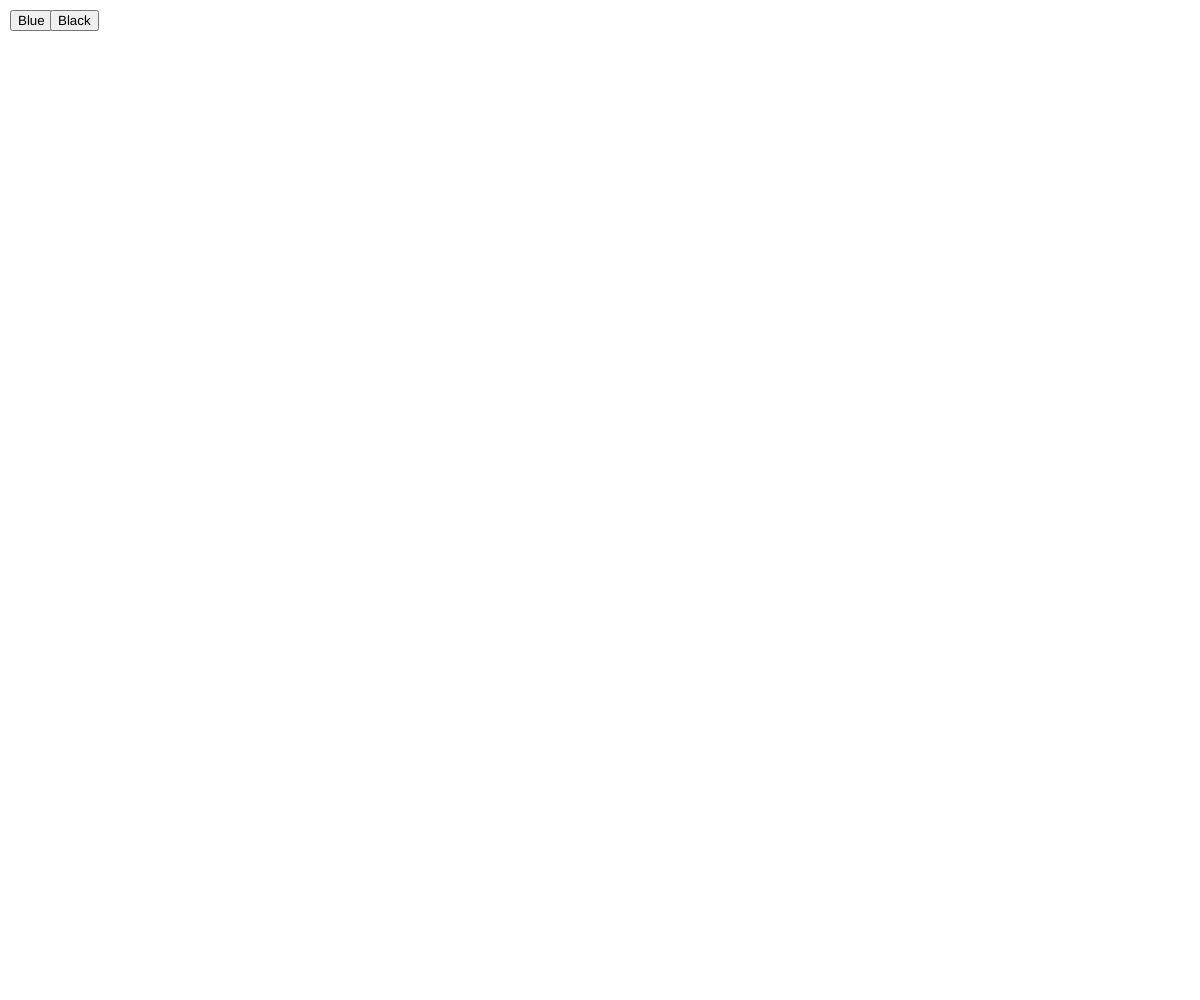
Frame 1 (no input)
Frame 60 (no input): identical to frame 1, image omitted
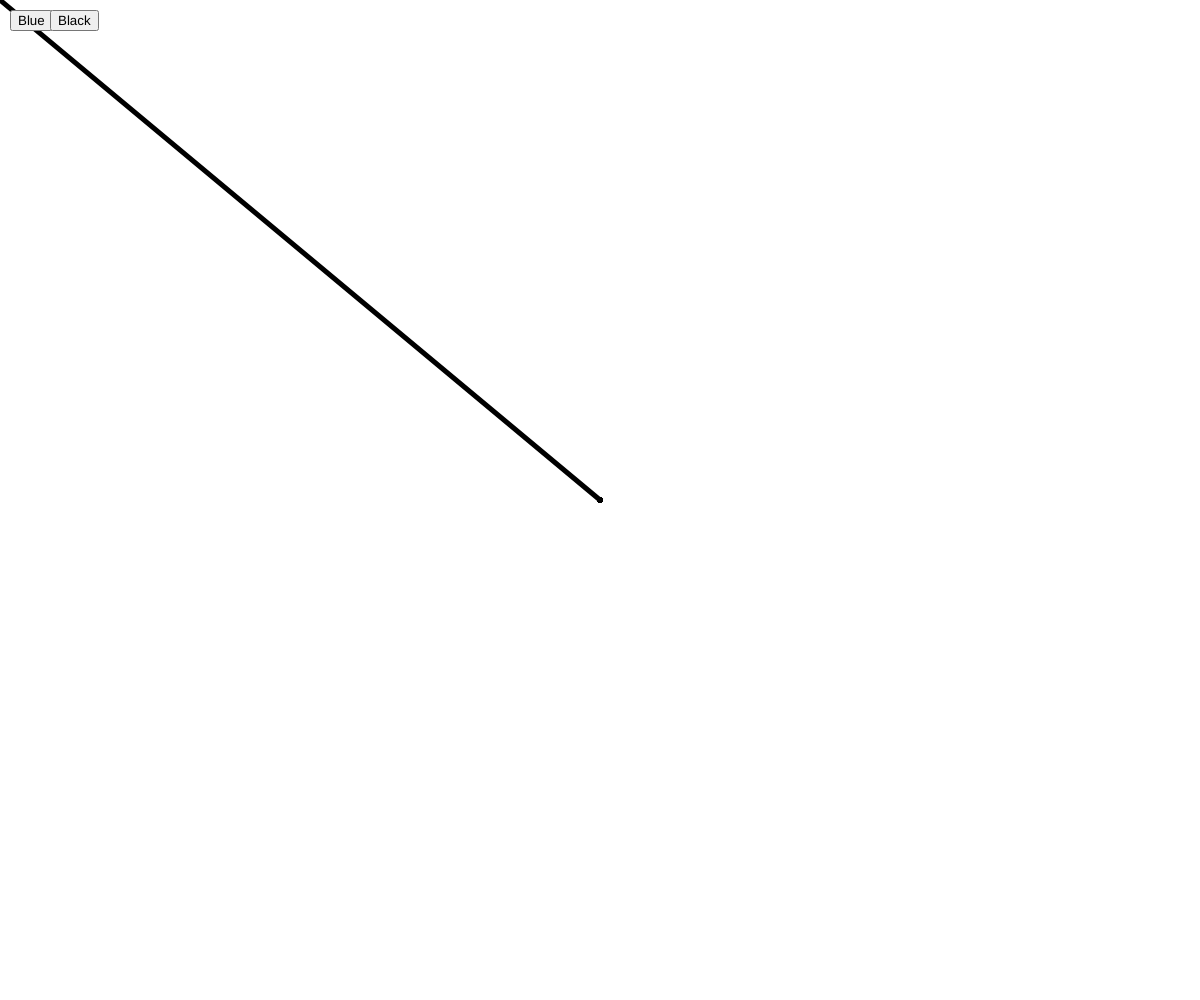
Frame 120 (the mouse pressed at the canvas centre since frame 60)

The p5.js sketch that drew these frames (run headless with seeded random() and noise() and a simulated clock; from frame 60 on, the mouse is pressed at the canvas centre):

// p5.js sketch
// ── sketch.js
var fillColor = 'black'
var weight = 5;

function setup() {
	createCanvas(windowWidth, windowHeight);
	background('white')
	blue_button = createButton('Blue');
	blue_button.position(10, 10);
	blue_button.mousePressed(blueColor);
	black_button = createButton('Black');
	black_button.position(50,10);
	black_button.mousePressed(blackColor);
}

function draw() {
	stroke(fillColor)
	strokeWeight(weight)
	if (mouseIsPressed) {
		line(pmouseX, pmouseY, mouseX, mouseY)
	}


}

function blueColor() {
	fillColor = 'blue'
}

function blackColor() {
	fillColor = 'black'
	weight = 10
}
